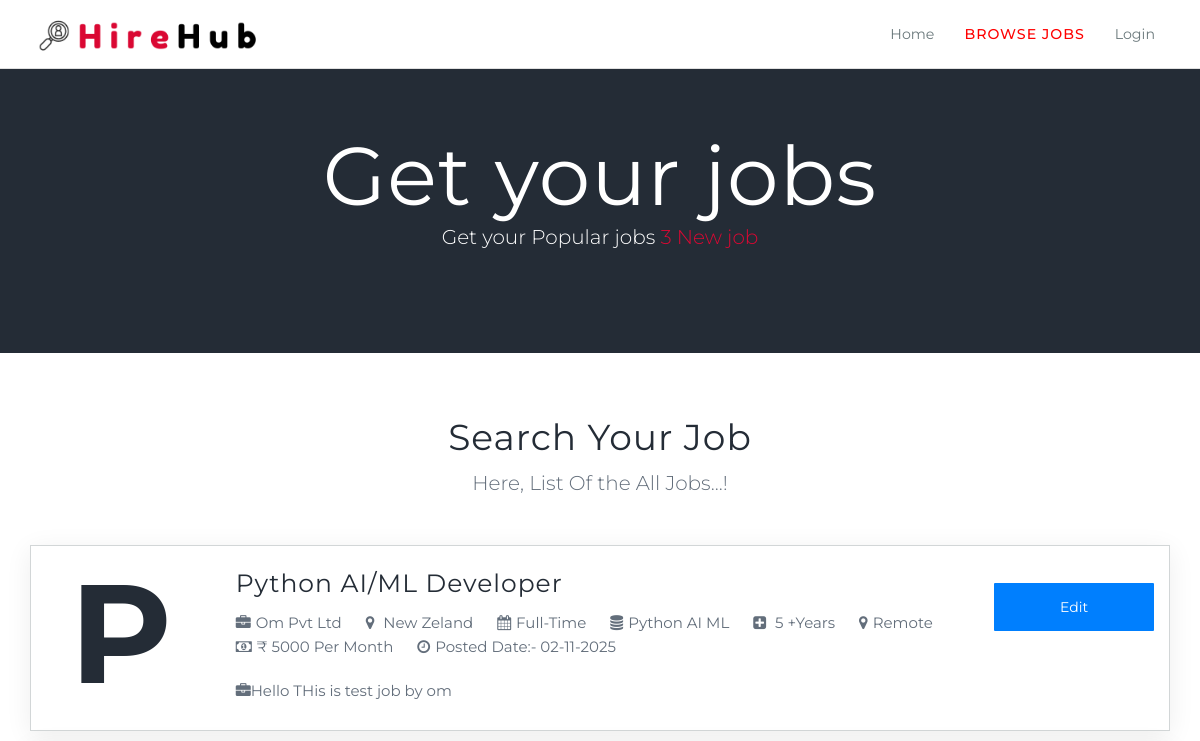
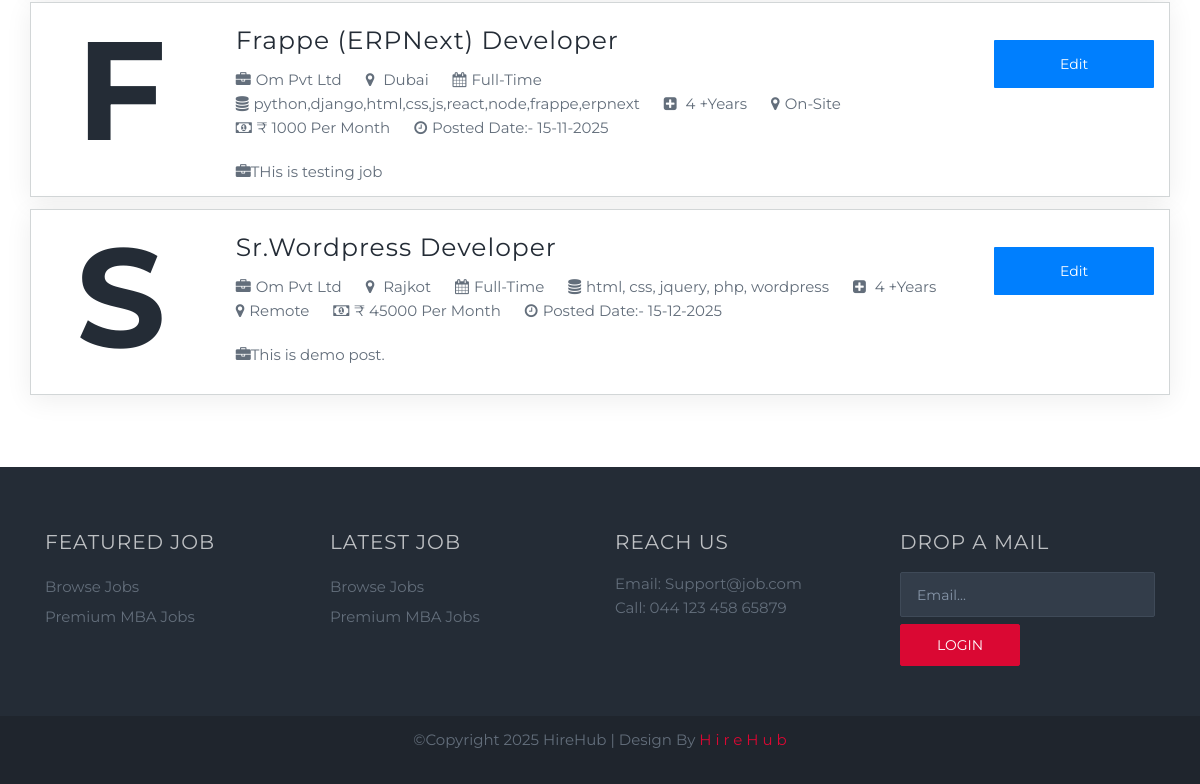
The app's page /show_job, older data (2 pictures, top to bottom).
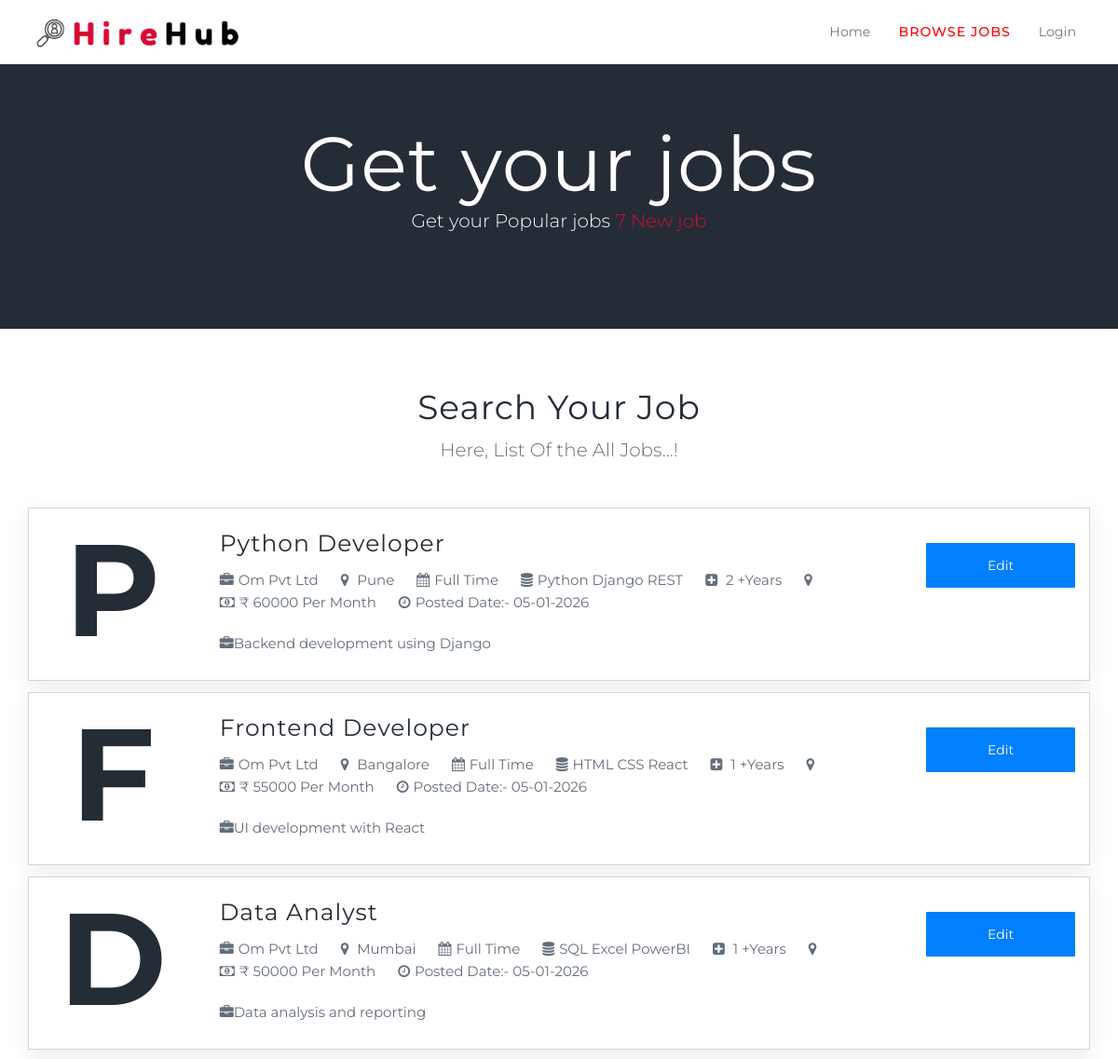
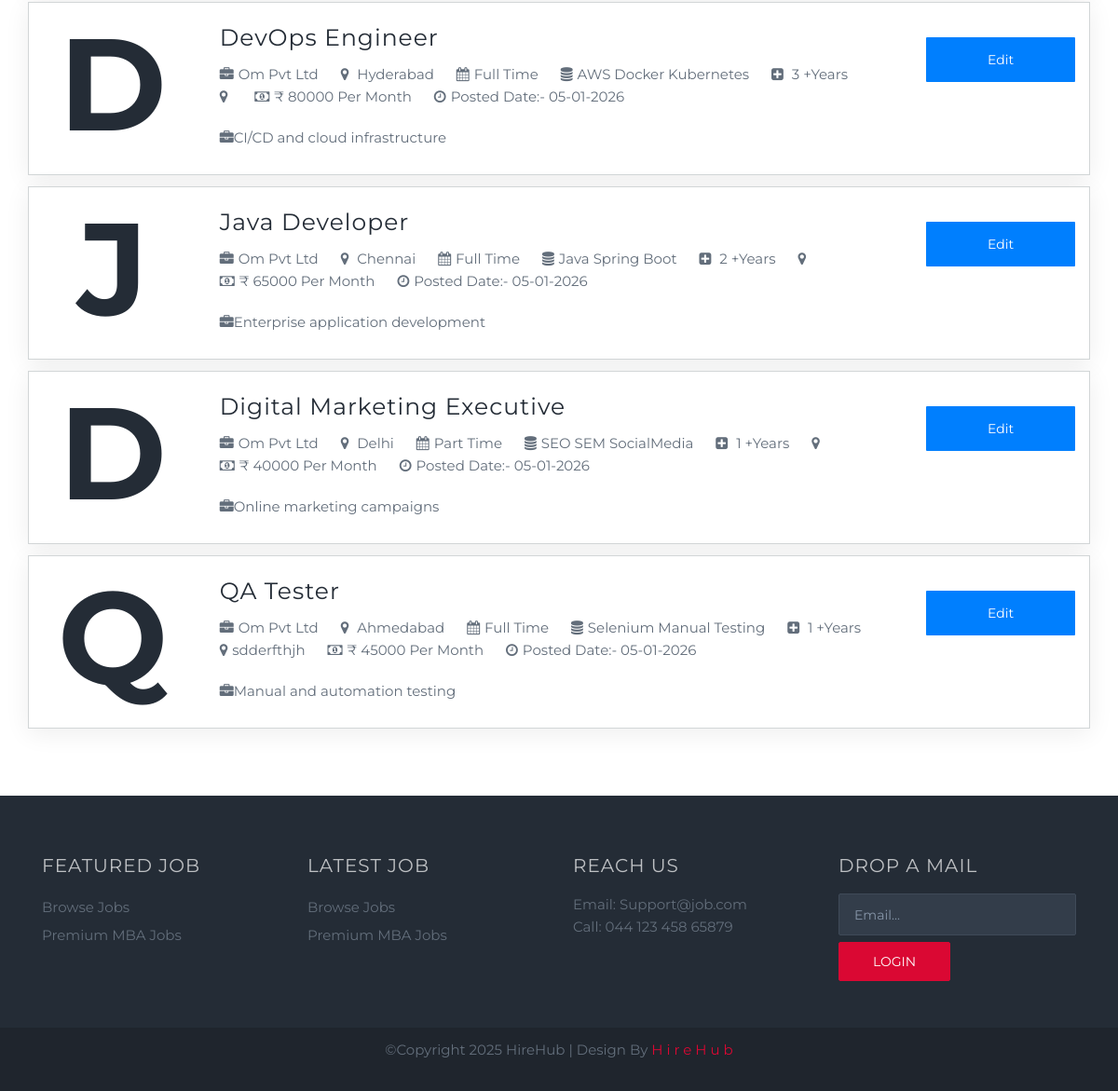
The same page, newer data (2 pictures, top to bottom).
### hirehubapp/models.py (models this page shows, shortened)
class PostJob(models.Model):
    job_id = models.CharField(max_length=20,null=False)
    company_name = models.CharField(max_length=100, null=False)
    title = models.CharField(max_length=255)
    city = models.CharField(max_length=100)
    description = models.TextField(max_length=100)
    salary = models.IntegerField(null=False)
    jobtype = models.CharField(max_length=20)
    posted_at = models.DateTimeField(default=timezone.now)
    skills = models.CharField(max_length=100)
    experience = models.IntegerField(default=0)
    category = models.CharField(max_length=100)

### hirehubapp/views.py (the view)
# urls.py: path("show_job", views.show_job, name="show_job"),
def show_job(request):
    jobs = PostJob.objects.all()
    apply_jobs = Apply_Job.objects.all()
    total_jobs = jobs.count()
    applied_job_ids = []
    if 'email' in request.session:
        applied_job_ids = Apply_Job.objects.filter(email=request.session['email']).values_list('job_id', flat=True)
    return render(request, "show_job.html",{'jobs':jobs, 'applied_job_ids': applied_job_ids,'total_jobs': total_jobs,'apply_jobs':apply_jobs})

### hirehubapp/templates/show_job.html (shortened to what this page needs)
{% extends 'base.html' %}
{% block content %}
<section class="inner-banner" style="backend:#242c36 url(/static/img/download.jpg)no-repeat;">
	<div class="container">
		<div class="caption">
			<h2>Get your jobs</h2>
			<p>Get your Popular jobs <span>{{ total_jobs }} New job</span></p>
		</div>
	</div>
</section>
<section class="jobs">
	<div class="container">
		<div class="row heading">
			<h2>Search Your Job</h2>
			<p>Here, List Of the All Jobs...!</p>
		</div>
		<div class="companies">
			{% for jobs in jobs %}
			<div class="company-list">
				<div class="row">
					<div class="col-md-2 col-sm-2">
						<div class="company-logo"
							style="width: 150px; height: 150px; color: #242c36; font-weight: bold; text-align: center; line-height: 130px; border-radius: 50%; display: inline-block; font-size: 140px; margin-top: 10px;">
							{{ jobs.title|slice:":1"|upper }}
						</div>
					</div>
					<div class="col-md-8 col-sm-8">
						<div class="company-content">
							<h3>{{ jobs.title }}</h3>
							<p><span class="company-name"><i class="fa fa-briefcase"></i>{{ jobs.company_name }}</span>
								<span class="company-location"><i class="fa fa-map-marker"></i> {{ jobs.city }}</span>
								<span class="company-name"><i class="fa fa-calendar"></i>{{ jobs.jobtype }}</span>
								<span class="company-name"><i class="fa fa-database"></i>{{ jobs.skills }}</span>
								<span class="company-location"><i class="fa fa-plus-square"></i> {{ jobs.experience}}
									+Years</span>
								<span class="company-name"><i class="fa fa-map-marker"></i>{{ jobs.category }}</span>
								<span class="package"><i class="fa fa-money"></i>₹ {{ jobs.salary }} Per Month</span>
								<span class="package"><i class="fa fa-clock-o"></i>Posted Date:- {{ jobs.posted_at|date:"d-m-Y" }}</span>
							</p>
							<span class="company-name"><i class="fa fa-briefcase"></i>{{ jobs.description }}</span>
						</div>
					</div>
					<div class="col-md-2 col-sm-2">
						{% if jobs.job_id in applied_job_ids %}
							{% for apply_jobs in apply_jobs %}
								{% if apply_jobs.job_id == jobs.job_id %}
									<span class="service-tag">{{ apply_jobs.status }}</span>
								{% endif %}
							{% endfor %}
						{% else %}
							<a class="btn view-job" href="{% url 'apply_job' jobs.pk %}">Edit</a>
						{% endif %}
					</div>
				</div>
			</div>
			{% endfor %}
		</div>
	</div>
</section>
{% endblock %}

### hirehubapp/templates/base.html (shortened to what this page needs)
{% load static %}
<!doctype html>
<html class="no-js" lang="en">
    <head>
		<link rel="stylesheet" href="{% static 'css/plugins.css' %}">
		<link rel="stylesheet" href="{% static 'css/common.css' %}">
        <link rel="stylesheet" href="{% static 'css/main.css' %}">
    </head>
    <body>
		<nav class="navbar navbar-default navbar-sticky bootsnav">
			<div class="container">
				<div class="navbar-header">
					<a class="navbar-brand" href="{% url 'home' %}"><img src="/static/img/hirehub-logo.png" class="logo" alt=""></a>
				</div>
				<div class="collapse navbar-collapse" id="navbar-menu">
					<ul class="nav navbar-nav navbar-right" data-in="fadeInDown" data-out="fadeOutUp">
							<li class="{% if request.resolver_match.url_name == 'home' %}active{% endif %}">
						    <a href="{% url 'home' %}">Home</a>
							</li>
							<li class="{% if request.resolver_match.url_name == 'show_job' %}active{% endif %}">
							    <a href="{% url 'show_job' %}">Browse Jobs</a>
							</li>
							{% if request.session.email %}
							<li class="{% if request.resolver_match.url_name == 'show_applied_job' %}active{% endif %}">
							    <a href="{% url 'show_applied_job' %}">Applied Job</a>
							</li>
							 <li class="dropdown">
							<a class="nav-link dropdown-toggle"  data-bs-toggle="dropdown" aria-expanded="false"><div class="display-name-menu">{{ request.session.fname|first|upper }}</div> &nbsp;{{request.session.fname}}</a>
							<ul class="dropdown-menu">
								<li><a class="dropdown-toggle" href="{% url 'edit_profile' %}" class="btn btn-primary">Edit Profile</a></li>
								<li><a class="dropdown-toggle" href="{% url 'logout' %}" class="btn btn-primary">logout</a></li>
							</ul>
						  </li>
							{% else %}
							<li><a href="{% url 'login' %}">Login</a></li>
							{% endif %}
						</ul>
				</div>
			</div>
		</nav>
{% block content %}
{% endblock %}
		<footer>
			<div class="container">
				<div class="col-md-3 col-sm-6">
					<h4>Featured Job</h4>
					<ul>
						<li><a href="#">Browse Jobs</a></li>
						<li><a href="#">Premium MBA Jobs</a></li>
					</ul>
				</div>
				<div class="col-md-3 col-sm-6">
					<h4>Latest Job</h4>
					<ul>
						<li><a href="#">Browse Jobs</a></li>
						<li><a href="#">Premium MBA Jobs</a></li>
					</ul>
				</div>
				<div class="col-md-3 col-sm-6">
					<h4>Reach Us</h4>
					<ul>
					<li>Email: Support@job.com</li>
					<li>Call: 044 123 458 65879</li>
					</ul>
				</div>
				<div class="col-md-3 col-sm-6">
					<h4>Drop A Mail</h4>
					<form>
						<input type="text" class="form-control input-lg" placeholder="Email...">
						<button type="submit" class="btn btn-primary">Login</button>
					</form>
				</div>
			</div>
			<div class="copy-right">
			 <p>&copy;Copyright 2025 HireHub | Design By <a href="#">H i r e H u b</a></p>
			</div>
		</footer>
    </body>
</html>

### hirehubapp/static/css/common.css (style rules this page uses)
html,body { width:100%; height: auto; margin:0; padding:0; overflow-x: hidden; }
body { font-family: 'Open Sans', sans-serif; position: relative; font-size:14px; line-height:24px; color:#6f6f6f; }
a { color: #6f6f6f; }
a, a:active, a:focus, a:hover { outline:none; -webkit-transition: all 0.3s ease-in-out; -moz-transition: all 0.3s ease-in-out; -o-transition: all 0.3s ease-in-out; -ms-transition: all 0.3s ease-in-out; transition: all 0.3s ease-in-out; }
h1, h2, h3, h4, h5, h6 { color:#3f3f3f; margin:0 0 15px 0; letter-spacing: 1px; font-weight: bold; }
h2 { font-size:36px; line-height:48px; }
h3 { font-size:30px; line-height:36px; }
h4 { font-size:24px; line-height:30px; }
p { margin-bottom:20px; }
@media (min-width: 1024px) { nav.navbar ul.nav > li > a { padding: 30px 15px; font-weight: 600; } }
@media (min-width: 1024px) { nav.navbar .navbar-brand { margin-top: 0; } }
@media (min-width: 1024px) { nav.navbar .navbar-brand img.logo { position:relative; max-width: 80%; top:2px; } }

### hirehubapp/templates/base.html (style rules this page uses)
.active a { font-weight: 7000; color: red !important; text-transform: uppercase; letter-spacing: 1px; }

Row changes from the older to the newer data that the page shows:
removed PostJob: title "P", title "Python AI/ML Developer", company_name "Om Pvt Ltd", city "New Zeland", jobtype "Full-Time", skills "Python AI ML", experience "5", category "Remote", salary "5000", posted_at "02-11-2025", description "Hello THis is test job by om", job_id "Edit"
removed PostJob: title "F", title "Frappe (ERPNext) Developer", company_name "Om Pvt Ltd", city "Dubai", jobtype "Full-Time", skills "python,django,html,css,js,react,node,frappe,erpnext", experience "4", category "On-Site", salary "1000", posted_at "15-11-2025", description "THis is testing job", job_id "Edit"
removed PostJob: title "S", title "Sr.Wordpress Developer", company_name "Om Pvt Ltd", city "Rajkot", jobtype "Full-Time", skills "html, css, jquery, php, wordpress", experience "4", category "Remote", salary "45000", posted_at "15-12-2025", description "This is demo post.", job_id "Edit"
added PostJob: title "P", title "Python Developer", company_name "Om Pvt Ltd", city "Pune", jobtype "Full Time", skills "Python Django REST", experience "2", salary "60000", posted_at "05-01-2026", description "Backend development using Django", job_id "Edit"
added PostJob: title "F", title "Frontend Developer", company_name "Om Pvt Ltd", city "Bangalore", jobtype "Full Time", skills "HTML CSS React", experience "1", salary "55000", posted_at "05-01-2026", description "UI development with React", job_id "Edit"
added PostJob: title "D", title "Data Analyst", company_name "Om Pvt Ltd", city "Mumbai", jobtype "Full Time", skills "SQL Excel PowerBI", experience "1", salary "50000", posted_at "05-01-2026", description "Data analysis and reporting", job_id "Edit"
added PostJob: title "D", title "DevOps Engineer", company_name "Om Pvt Ltd", city "Hyderabad", jobtype "Full Time", skills "AWS Docker Kubernetes", experience "3", salary "80000", posted_at "05-01-2026", description "CI/CD and cloud infrastructure", job_id "Edit"
added PostJob: title "J", title "Java Developer", company_name "Om Pvt Ltd", city "Chennai", jobtype "Full Time", skills "Java Spring Boot", experience "2", salary "65000", posted_at "05-01-2026", description "Enterprise application development", job_id "Edit"
added PostJob: title "D", title "Digital Marketing Executive", company_name "Om Pvt Ltd", city "Delhi", jobtype "Part Time", skills "SEO SEM SocialMedia", experience "1", salary "40000", posted_at "05-01-2026", description "Online marketing campaigns", job_id "Edit"
added PostJob: title "Q", title "QA Tester", company_name "Om Pvt Ltd", city "Ahmedabad", jobtype "Full Time", skills "Selenium Manual Testing", experience "1", category "sdderfthjh", salary "45000", posted_at "05-01-2026", description "Manual and automation testing", job_id "Edit"
Text that changed along with them:
{{ total_jobs }}: "3" → "7"
